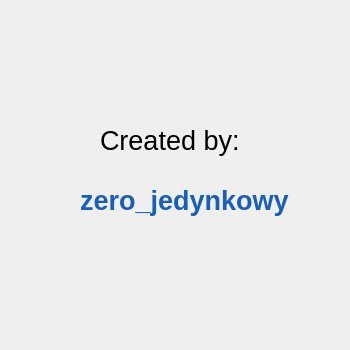
<?xml version="1.0" encoding="UTF-8"?>
<ui version="4.0">
 <class>Dialog</class>
 <widget class="QDialog" name="Dialog">
  <property name="geometry">
   <rect>
    <x>0</x>
    <y>0</y>
    <width>350</width>
    <height>350</height>
   </rect>
  </property>
  <property name="minimumSize">
   <size>
    <width>350</width>
    <height>350</height>
   </size>
  </property>
  <property name="maximumSize">
   <size>
    <width>350</width>
    <height>350</height>
   </size>
  </property>
  <property name="baseSize">
   <size>
    <width>300</width>
    <height>300</height>
   </size>
  </property>
  <property name="windowTitle">
   <string>About the programme</string>
  </property>
  <widget class="QLabel" name="authorLabel1">
   <property name="geometry">
    <rect>
     <x>100</x>
     <y>80</y>
     <width>471</width>
     <height>121</height>
    </rect>
   </property>
   <property name="font">
    <font>
     <pointsize>20</pointsize>
    </font>
   </property>
   <property name="text">
    <string>Created by:</string>
   </property>
  </widget>
  <widget class="QLabel" name="authorLabel2">
   <property name="geometry">
    <rect>
     <x>80</x>
     <y>140</y>
     <width>471</width>
     <height>121</height>
    </rect>
   </property>
   <property name="palette">
    <palette>
     <active>
      <colorrole role="WindowText">
       <brush brushstyle="SolidPattern">
        <color alpha="255">
         <red>26</red>
         <green>95</green>
         <blue>180</blue>
        </color>
       </brush>
      </colorrole>
      <colorrole role="Text">
       <brush brushstyle="SolidPattern">
        <color alpha="255">
         <red>26</red>
         <green>95</green>
         <blue>180</blue>
        </color>
       </brush>
      </colorrole>
      <colorrole role="PlaceholderText">
       <brush brushstyle="SolidPattern">
        <color alpha="128">
         <red>26</red>
         <green>95</green>
         <blue>180</blue>
        </color>
       </brush>
      </colorrole>
     </active>
     <inactive>
      <colorrole role="WindowText">
       <brush brushstyle="SolidPattern">
        <color alpha="255">
         <red>26</red>
         <green>95</green>
         <blue>180</blue>
        </color>
       </brush>
      </colorrole>
      <colorrole role="Text">
       <brush brushstyle="SolidPattern">
        <color alpha="255">
         <red>26</red>
         <green>95</green>
         <blue>180</blue>
        </color>
       </brush>
      </colorrole>
      <colorrole role="PlaceholderText">
       <brush brushstyle="SolidPattern">
        <color alpha="128">
         <red>26</red>
         <green>95</green>
         <blue>180</blue>
        </color>
       </brush>
      </colorrole>
     </inactive>
     <disabled>
      <colorrole role="WindowText">
       <brush brushstyle="SolidPattern">
        <color alpha="255">
         <red>190</red>
         <green>190</green>
         <blue>190</blue>
        </color>
       </brush>
      </colorrole>
      <colorrole role="Text">
       <brush brushstyle="SolidPattern">
        <color alpha="255">
         <red>190</red>
         <green>190</green>
         <blue>190</blue>
        </color>
       </brush>
      </colorrole>
      <colorrole role="PlaceholderText">
       <brush brushstyle="SolidPattern">
        <color alpha="128">
         <red>0</red>
         <green>0</green>
         <blue>0</blue>
        </color>
       </brush>
      </colorrole>
     </disabled>
    </palette>
   </property>
   <property name="font">
    <font>
     <pointsize>20</pointsize>
     <weight>75</weight>
     <italic>false</italic>
     <bold>true</bold>
    </font>
   </property>
   <property name="text">
    <string>zero_jedynkowy</string>
   </property>
   <property name="openExternalLinks">
    <bool>false</bool>
   </property>
  </widget>
 </widget>
 <resources/>
 <connections/>
</ui>
